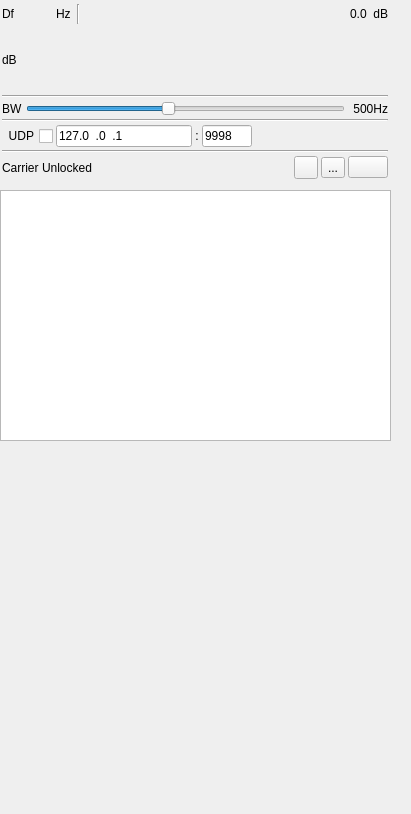
<?xml version="1.0" encoding="UTF-8"?>
<ui version="4.0">
 <class>PSK31DemodGUI</class>
 <widget class="RollupContents" name="PSK31DemodGUI">
  <property name="geometry">
   <rect>
    <x>0</x>
    <y>0</y>
    <width>411</width>
    <height>814</height>
   </rect>
  </property>
  <property name="sizePolicy">
   <sizepolicy hsizetype="Expanding" vsizetype="Expanding">
    <horstretch>0</horstretch>
    <verstretch>0</verstretch>
   </sizepolicy>
  </property>
  <property name="minimumSize">
   <size>
    <width>352</width>
    <height>0</height>
   </size>
  </property>
  <property name="font">
   <font>
    <family>Liberation Sans</family>
    <pointsize>9</pointsize>
   </font>
  </property>
  <property name="focusPolicy">
   <enum>Qt::FocusPolicy::StrongFocus</enum>
  </property>
  <property name="windowTitle">
   <string>Packet Demodulator</string>
  </property>
  <widget class="QWidget" name="settingsContainer" native="true">
   <property name="geometry">
    <rect>
     <x>0</x>
     <y>0</y>
     <width>390</width>
     <height>181</height>
    </rect>
   </property>
   <property name="minimumSize">
    <size>
     <width>350</width>
     <height>0</height>
    </size>
   </property>
   <property name="windowTitle">
    <string>Settings</string>
   </property>
   <layout class="QVBoxLayout" name="verticalLayout">
    <property name="spacing">
     <number>3</number>
    </property>
    <property name="leftMargin">
     <number>2</number>
    </property>
    <property name="topMargin">
     <number>2</number>
    </property>
    <property name="rightMargin">
     <number>2</number>
    </property>
    <property name="bottomMargin">
     <number>2</number>
    </property>
    <item>
     <layout class="QHBoxLayout" name="powLayout">
      <property name="topMargin">
       <number>2</number>
      </property>
      <item>
       <widget class="QLabel" name="deltaFrequencyLabel">
        <property name="minimumSize">
         <size>
          <width>16</width>
          <height>0</height>
         </size>
        </property>
        <property name="text">
         <string>Df</string>
        </property>
       </widget>
      </item>
      <item>
       <widget class="ValueDialZ" name="deltaFrequency" native="true">
        <property name="sizePolicy">
         <sizepolicy hsizetype="Maximum" vsizetype="Maximum">
          <horstretch>0</horstretch>
          <verstretch>0</verstretch>
         </sizepolicy>
        </property>
        <property name="minimumSize">
         <size>
          <width>32</width>
          <height>16</height>
         </size>
        </property>
        <property name="font">
         <font>
          <family>Liberation Mono</family>
          <pointsize>12</pointsize>
         </font>
        </property>
        <property name="cursor">
         <cursorShape>PointingHandCursor</cursorShape>
        </property>
        <property name="focusPolicy">
         <enum>Qt::FocusPolicy::StrongFocus</enum>
        </property>
        <property name="toolTip">
         <string>Demod shift frequency from center in Hz</string>
        </property>
       </widget>
      </item>
      <item>
       <widget class="QLabel" name="deltaUnits">
        <property name="text">
         <string>Hz </string>
        </property>
       </widget>
      </item>
      <item>
       <widget class="Line" name="line">
        <property name="orientation">
         <enum>Qt::Orientation::Vertical</enum>
        </property>
       </widget>
      </item>
      <item>
       <spacer name="horizontalSpacer">
        <property name="orientation">
         <enum>Qt::Orientation::Horizontal</enum>
        </property>
        <property name="sizeHint" stdset="0">
         <size>
          <width>40</width>
          <height>20</height>
         </size>
        </property>
       </spacer>
      </item>
      <item>
       <layout class="QHBoxLayout" name="channelPowerLayout">
        <item>
         <widget class="QLabel" name="channelPower">
          <property name="toolTip">
           <string>Channel power</string>
          </property>
          <property name="layoutDirection">
           <enum>Qt::LayoutDirection::RightToLeft</enum>
          </property>
          <property name="text">
           <string>0.0</string>
          </property>
         </widget>
        </item>
        <item>
         <widget class="QLabel" name="channelPowerUnits">
          <property name="text">
           <string> dB</string>
          </property>
         </widget>
        </item>
       </layout>
      </item>
     </layout>
    </item>
    <item>
     <layout class="QHBoxLayout" name="powerLayout">
      <item>
       <widget class="QLabel" name="channelPowerMeterUnits">
        <property name="text">
         <string>dB</string>
        </property>
       </widget>
      </item>
      <item>
       <widget class="LevelMeterSignalDB" name="channelPowerMeter" native="true">
        <property name="sizePolicy">
         <sizepolicy hsizetype="Expanding" vsizetype="MinimumExpanding">
          <horstretch>0</horstretch>
          <verstretch>0</verstretch>
         </sizepolicy>
        </property>
        <property name="minimumSize">
         <size>
          <width>0</width>
          <height>24</height>
         </size>
        </property>
        <property name="font">
         <font>
          <family>Liberation Mono</family>
          <pointsize>8</pointsize>
         </font>
        </property>
        <property name="toolTip">
         <string>Level meter (dB) top trace: average, bottom trace: instantaneous peak, tip: peak hold</string>
        </property>
       </widget>
      </item>
     </layout>
    </item>
    <item>
     <widget class="Line" name="line_5">
      <property name="orientation">
       <enum>Qt::Orientation::Horizontal</enum>
      </property>
     </widget>
    </item>
    <item>
     <layout class="QHBoxLayout" name="phySettingsLayout">
      <item>
       <widget class="QLabel" name="rfBWLabel">
        <property name="text">
         <string>BW</string>
        </property>
       </widget>
      </item>
      <item>
       <widget class="QSlider" name="rfBW">
        <property name="sizePolicy">
         <sizepolicy hsizetype="Expanding" vsizetype="Minimum">
          <horstretch>0</horstretch>
          <verstretch>0</verstretch>
         </sizepolicy>
        </property>
        <property name="minimumSize">
         <size>
          <width>0</width>
          <height>0</height>
         </size>
        </property>
        <property name="toolTip">
         <string>RF bandwidth</string>
        </property>
        <property name="minimum">
         <number>50</number>
        </property>
        <property name="maximum">
         <number>500</number>
        </property>
        <property name="pageStep">
         <number>1</number>
        </property>
        <property name="value">
         <number>250</number>
        </property>
        <property name="orientation">
         <enum>Qt::Orientation::Horizontal</enum>
        </property>
       </widget>
      </item>
      <item>
       <widget class="QLabel" name="rfBWText">
        <property name="minimumSize">
         <size>
          <width>40</width>
          <height>0</height>
         </size>
        </property>
        <property name="text">
         <string>500Hz</string>
        </property>
        <property name="alignment">
         <set>Qt::AlignmentFlag::AlignRight|Qt::AlignmentFlag::AlignTrailing|Qt::AlignmentFlag::AlignVCenter</set>
        </property>
       </widget>
      </item>
     </layout>
    </item>
    <item>
     <widget class="Line" name="line_2">
      <property name="orientation">
       <enum>Qt::Orientation::Horizontal</enum>
      </property>
     </widget>
    </item>
    <item>
     <layout class="QHBoxLayout" name="udpLayout">
      <item>
       <widget class="QCheckBox" name="udpEnabled">
        <property name="toolTip">
         <string>Send messages via UDP</string>
        </property>
        <property name="layoutDirection">
         <enum>Qt::LayoutDirection::RightToLeft</enum>
        </property>
        <property name="text">
         <string>UDP</string>
        </property>
       </widget>
      </item>
      <item>
       <widget class="QLineEdit" name="udpAddress">
        <property name="minimumSize">
         <size>
          <width>120</width>
          <height>0</height>
         </size>
        </property>
        <property name="focusPolicy">
         <enum>Qt::FocusPolicy::ClickFocus</enum>
        </property>
        <property name="toolTip">
         <string>Destination UDP address</string>
        </property>
        <property name="inputMask">
         <string>000.000.000.000</string>
        </property>
        <property name="text">
         <string>127.0.0.1</string>
        </property>
       </widget>
      </item>
      <item>
       <widget class="QLabel" name="udpSeparator">
        <property name="text">
         <string>:</string>
        </property>
        <property name="alignment">
         <set>Qt::AlignmentFlag::AlignCenter</set>
        </property>
       </widget>
      </item>
      <item>
       <widget class="QLineEdit" name="udpPort">
        <property name="minimumSize">
         <size>
          <width>50</width>
          <height>0</height>
         </size>
        </property>
        <property name="maximumSize">
         <size>
          <width>50</width>
          <height>16777215</height>
         </size>
        </property>
        <property name="focusPolicy">
         <enum>Qt::FocusPolicy::ClickFocus</enum>
        </property>
        <property name="toolTip">
         <string>Destination UDP port</string>
        </property>
        <property name="inputMask">
         <string>00000</string>
        </property>
        <property name="text">
         <string>9998</string>
        </property>
       </widget>
      </item>
      <item>
       <spacer name="udpSpacer">
        <property name="orientation">
         <enum>Qt::Orientation::Horizontal</enum>
        </property>
        <property name="sizeHint" stdset="0">
         <size>
          <width>40</width>
          <height>20</height>
         </size>
        </property>
       </spacer>
      </item>
     </layout>
    </item>
    <item>
     <widget class="Line" name="line_3">
      <property name="orientation">
       <enum>Qt::Orientation::Horizontal</enum>
      </property>
     </widget>
    </item>
    <item>
     <layout class="QHBoxLayout" name="toolbarLayout">
      <item>
       <widget class="QLabel" name="carrierStatusLabel">
        <property name="text">
         <string>Carrier</string>
        </property>
       </widget>
      </item>
      <item>
       <widget class="QLabel" name="carrierStatus">
        <property name="toolTip">
         <string>Carrier status</string>
        </property>
        <property name="text">
         <string>Unlocked</string>
        </property>
       </widget>
      </item>
      <item>
       <spacer name="toolbarSpacer">
        <property name="orientation">
         <enum>Qt::Orientation::Horizontal</enum>
        </property>
        <property name="sizeHint" stdset="0">
         <size>
          <width>40</width>
          <height>20</height>
         </size>
        </property>
       </spacer>
      </item>
      <item>
       <widget class="ButtonSwitch" name="logEnable">
        <property name="maximumSize">
         <size>
          <width>24</width>
          <height>16777215</height>
         </size>
        </property>
        <property name="toolTip">
         <string>Start/stop logging of received characters to .txt file</string>
        </property>
        <property name="text">
         <string/>
        </property>
        <property name="icon">
         <iconset resource="../../../sdrgui/resources/res.qrc">
          <normaloff>:/record_off.png</normaloff>:/record_off.png</iconset>
        </property>
       </widget>
      </item>
      <item>
       <widget class="QToolButton" name="logFilename">
        <property name="toolTip">
         <string>Set log .csv filename</string>
        </property>
        <property name="text">
         <string>...</string>
        </property>
        <property name="icon">
         <iconset resource="../../../sdrgui/resources/res.qrc">
          <normaloff>:/save.png</normaloff>:/save.png</iconset>
        </property>
        <property name="checkable">
         <bool>false</bool>
        </property>
       </widget>
      </item>
      <item>
       <widget class="QPushButton" name="clearTable">
        <property name="toolTip">
         <string>Clear messages</string>
        </property>
        <property name="text">
         <string/>
        </property>
        <property name="icon">
         <iconset resource="../../../sdrgui/resources/res.qrc">
          <normaloff>:/bin.png</normaloff>:/bin.png</iconset>
        </property>
       </widget>
      </item>
     </layout>
    </item>
   </layout>
  </widget>
  <widget class="QWidget" name="dataContainer" native="true">
   <property name="geometry">
    <rect>
     <x>0</x>
     <y>190</y>
     <width>391</width>
     <height>251</height>
    </rect>
   </property>
   <property name="sizePolicy">
    <sizepolicy hsizetype="Expanding" vsizetype="Expanding">
     <horstretch>0</horstretch>
     <verstretch>0</verstretch>
    </sizepolicy>
   </property>
   <property name="windowTitle">
    <string>Received Messages</string>
   </property>
   <layout class="QVBoxLayout" name="verticalLayout_2">
    <property name="leftMargin">
     <number>0</number>
    </property>
    <property name="topMargin">
     <number>0</number>
    </property>
    <property name="rightMargin">
     <number>0</number>
    </property>
    <property name="bottomMargin">
     <number>0</number>
    </property>
    <item>
     <widget class="AcronymView" name="text">
      <property name="toolTip">
       <string>Received text</string>
      </property>
      <property name="readOnly">
       <bool>true</bool>
      </property>
     </widget>
    </item>
   </layout>
  </widget>
  <widget class="QWidget" name="scopeContainer" native="true">
   <property name="geometry">
    <rect>
     <x>0</x>
     <y>440</y>
     <width>716</width>
     <height>341</height>
    </rect>
   </property>
   <property name="minimumSize">
    <size>
     <width>714</width>
     <height>0</height>
    </size>
   </property>
   <property name="windowTitle">
    <string>Waveforms</string>
   </property>
   <layout class="QVBoxLayout" name="transmittedLayout_2">
    <property name="spacing">
     <number>2</number>
    </property>
    <property name="leftMargin">
     <number>3</number>
    </property>
    <property name="topMargin">
     <number>3</number>
    </property>
    <property name="rightMargin">
     <number>3</number>
    </property>
    <property name="bottomMargin">
     <number>3</number>
    </property>
    <item>
     <widget class="GLScope" name="glScope" native="true">
      <property name="minimumSize">
       <size>
        <width>200</width>
        <height>250</height>
       </size>
      </property>
      <property name="font">
       <font>
        <family>Liberation Mono</family>
        <pointsize>8</pointsize>
       </font>
      </property>
     </widget>
    </item>
    <item>
     <widget class="GLScopeGUI" name="scopeGUI" native="true"/>
    </item>
   </layout>
  </widget>
 </widget>
 <customwidgets>
  <customwidget>
   <class>RollupContents</class>
   <extends>QWidget</extends>
   <header>gui/rollupcontents.h</header>
   <container>1</container>
  </customwidget>
  <customwidget>
   <class>ValueDialZ</class>
   <extends>QWidget</extends>
   <header>gui/valuedialz.h</header>
   <container>1</container>
  </customwidget>
  <customwidget>
   <class>ButtonSwitch</class>
   <extends>QToolButton</extends>
   <header>gui/buttonswitch.h</header>
  </customwidget>
  <customwidget>
   <class>LevelMeterSignalDB</class>
   <extends>QWidget</extends>
   <header>gui/levelmeter.h</header>
   <container>1</container>
  </customwidget>
  <customwidget>
   <class>GLScope</class>
   <extends>QWidget</extends>
   <header>gui/glscope.h</header>
   <container>1</container>
  </customwidget>
  <customwidget>
   <class>GLScopeGUI</class>
   <extends>QWidget</extends>
   <header>gui/glscopegui.h</header>
   <container>1</container>
  </customwidget>
  <customwidget>
   <class>AcronymView</class>
   <extends>QTextEdit</extends>
   <header>gui/acronymview.h</header>
   <container>1</container>
  </customwidget>
 </customwidgets>
 <tabstops>
  <tabstop>deltaFrequency</tabstop>
  <tabstop>rfBW</tabstop>
  <tabstop>udpEnabled</tabstop>
  <tabstop>logEnable</tabstop>
  <tabstop>logFilename</tabstop>
  <tabstop>clearTable</tabstop>
  <tabstop>text</tabstop>
 </tabstops>
 <resources>
  <include location="../../../sdrgui/resources/res.qrc"/>
 </resources>
 <connections/>
</ui>
